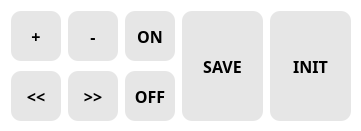
   <widget class="QWidget" name="button_area" native="true">
    <property name="geometry">
     <rect>
      <x>610</x>
      <y>520</y>
      <width>361</width>
      <height>131</height>
     </rect>
    </property>
    <property name="styleSheet">
     <string notr="true">QWidget{
	background-color : white;
}</string>
    </property>
    <widget class="QPushButton" name="pb_init">
     <property name="geometry">
      <rect>
       <x>270</x>
       <y>11</y>
       <width>81</width>
       <height>110</height>
      </rect>
     </property>
     <property name="font">
      <font>
       <family>TakaoPGothic</family>
       <pointsize>12</pointsize>
       <weight>75</weight>
       <bold>true</bold>
      </font>
     </property>
     <property name="styleSheet">
      <string notr="true">QPushButton{
	background-color: rgb(230, 230, 230);
    border-radius: 10px;

   }</string>
     </property>
     <property name="text">
      <string>INIT</string>
     </property>
    </widget>
    <widget class="QPushButton" name="pb_off">
     <property name="geometry">
      <rect>
       <x>125</x>
       <y>71</y>
       <width>50</width>
       <height>50</height>
      </rect>
     </property>
     <property name="font">
      <font>
       <family>TakaoPGothic</family>
       <pointsize>12</pointsize>
       <weight>75</weight>
       <bold>true</bold>
      </font>
     </property>
     <property name="styleSheet">
      <string notr="true">QPushButton{
	background-color: rgb(230, 230, 230);
    border-radius: 10px;
   }</string>
     </property>
     <property name="text">
      <string>OFF</string>
     </property>
    </widget>
    <widget class="QPushButton" name="pb_save">
     <property name="geometry">
      <rect>
       <x>182</x>
       <y>11</y>
       <width>81</width>
       <height>110</height>
      </rect>
     </property>
     <property name="font">
      <font>
       <family>TakaoPGothic</family>
       <pointsize>12</pointsize>
       <weight>75</weight>
       <bold>true</bold>
      </font>
     </property>
     <property name="styleSheet">
      <string notr="true">QPushButton{
	background-color: rgb(230, 230, 230);
    border-radius: 10px;

   }</string>
     </property>
     <property name="text">
      <string>SAVE</string>
     </property>
    </widget>
    <widget class="QPushButton" name="pb_on">
     <property name="geometry">
      <rect>
       <x>125</x>
       <y>11</y>
       <width>50</width>
       <height>50</height>
      </rect>
     </property>
     <property name="font">
      <font>
       <family>TakaoPGothic</family>
       <pointsize>12</pointsize>
       <weight>75</weight>
       <bold>true</bold>
      </font>
     </property>
     <property name="styleSheet">
      <string notr="true">QPushButton{
	background-color: rgb(230, 230, 230);
    border-radius: 10px;
   }</string>
     </property>
     <property name="text">
      <string>ON</string>
     </property>
    </widget>
    <widget class="QPushButton" name="pb_minus">
     <property name="geometry">
      <rect>
       <x>68</x>
       <y>11</y>
       <width>50</width>
       <height>50</height>
      </rect>
     </property>
     <property name="font">
      <font>
       <family>TakaoPGothic</family>
       <pointsize>12</pointsize>
       <weight>75</weight>
       <bold>true</bold>
      </font>
     </property>
     <property name="styleSheet">
      <string notr="true">QPushButton{
	background-color: rgb(230, 230, 230);
    border-radius: 10px;
   }</string>
     </property>
     <property name="text">
      <string>-</string>
     </property>
    </widget>
    <widget class="QPushButton" name="pb_plus">
     <property name="geometry">
      <rect>
       <x>11</x>
       <y>11</y>
       <width>50</width>
       <height>50</height>
      </rect>
     </property>
     <property name="font">
      <font>
       <family>TakaoPGothic</family>
       <pointsize>12</pointsize>
       <weight>75</weight>
       <bold>true</bold>
      </font>
     </property>
     <property name="styleSheet">
      <string notr="true">QPushButton{
	background-color: rgb(230, 230, 230);
    border-radius: 10px;
   }</string>
     </property>
     <property name="text">
      <string>+</string>
     </property>
    </widget>
    <widget class="QPushButton" name="pb_before">
     <property name="geometry">
      <rect>
       <x>11</x>
       <y>71</y>
       <width>50</width>
       <height>50</height>
      </rect>
     </property>
     <property name="font">
      <font>
       <family>TakaoPGothic</family>
       <pointsize>12</pointsize>
       <weight>75</weight>
       <bold>true</bold>
      </font>
     </property>
     <property name="styleSheet">
      <string notr="true">QPushButton{
	background-color: rgb(230, 230, 230);
    border-radius: 10px;
   }</string>
     </property>
     <property name="text">
      <string>&lt;&lt;</string>
     </property>
    </widget>
    <widget class="QPushButton" name="pb_after">
     <property name="geometry">
      <rect>
       <x>68</x>
       <y>71</y>
       <width>50</width>
       <height>50</height>
      </rect>
     </property>
     <property name="font">
      <font>
       <family>TakaoPGothic</family>
       <pointsize>12</pointsize>
       <weight>75</weight>
       <bold>true</bold>
      </font>
     </property>
     <property name="styleSheet">
      <string notr="true">QPushButton{
	background-color: rgb(230, 230, 230);
    border-radius: 10px;
   }</string>
     </property>
     <property name="text">
      <string>&gt;&gt;</string>
     </property>
    </widget>
   </widget>
